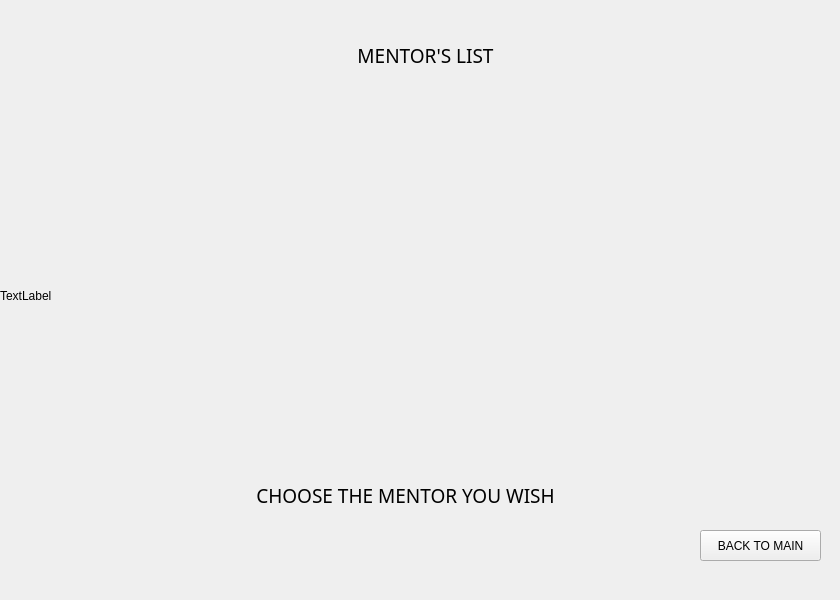
   <widget class="QWidget" name="page_6">
    <widget class="QLabel" name="label_22">
     <property name="geometry">
      <rect>
       <x>0</x>
       <y>0</y>
       <width>831</width>
       <height>591</height>
      </rect>
     </property>
     <property name="text">
      <string>TextLabel</string>
     </property>
     <property name="scaledContents">
      <bool>true</bool>
     </property>
    </widget>
    <widget class="QLabel" name="label_23">
     <property name="geometry">
      <rect>
       <x>180</x>
       <y>130</y>
       <width>541</width>
       <height>301</height>
      </rect>
     </property>
     <property name="font">
      <font>
       <family>American Typewriter</family>
       <pointsize>16</pointsize>
       <bold>true</bold>
      </font>
     </property>
     <property name="text">
      <string/>
     </property>
     <property name="alignment">
      <set>Qt::AlignCenter</set>
     </property>
     <property name="wordWrap">
      <bool>true</bool>
     </property>
    </widget>
    <widget class="QLabel" name="label_24">
     <property name="geometry">
      <rect>
       <x>120</x>
       <y>30</y>
       <width>611</width>
       <height>51</height>
      </rect>
     </property>
     <property name="font">
      <font>
       <family>Arial Rounded MT Bold</family>
       <pointsize>14</pointsize>
       <bold>false</bold>
      </font>
     </property>
     <property name="text">
      <string>MENTOR'S LIST</string>
     </property>
     <property name="alignment">
      <set>Qt::AlignCenter</set>
     </property>
    </widget>
    <widget class="QLabel" name="label_25">
     <property name="geometry">
      <rect>
       <x>100</x>
       <y>470</y>
       <width>611</width>
       <height>51</height>
      </rect>
     </property>
     <property name="font">
      <font>
       <family>Arial Rounded MT Bold</family>
       <pointsize>14</pointsize>
       <bold>false</bold>
      </font>
     </property>
     <property name="text">
      <string>CHOOSE THE MENTOR YOU WISH</string>
     </property>
     <property name="alignment">
      <set>Qt::AlignCenter</set>
     </property>
    </widget>
    <widget class="QPushButton" name="pushButton_16">
     <property name="geometry">
      <rect>
       <x>700</x>
       <y>530</y>
       <width>121</width>
       <height>31</height>
      </rect>
     </property>
     <property name="text">
      <string>BACK TO MAIN</string>
     </property>
    </widget>
   </widget>
